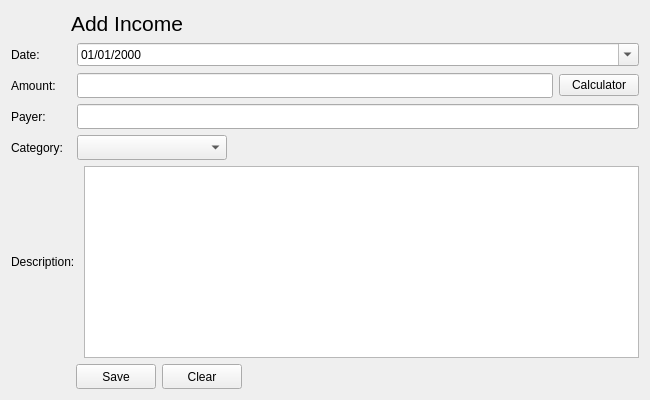
<?xml version="1.0" encoding="UTF-8"?>
<ui version="4.0">
 <class>AddIncome</class>
 <widget class="QWidget" name="AddIncome">
  <property name="geometry">
   <rect>
    <x>0</x>
    <y>0</y>
    <width>650</width>
    <height>400</height>
   </rect>
  </property>
  <property name="windowTitle">
   <string>Form</string>
  </property>
  <layout class="QGridLayout" name="gridLayout">
   <item row="0" column="0">
    <layout class="QHBoxLayout" name="horizontalLayout_3">
     <item>
      <layout class="QGridLayout" name="gridLayout_3">
       <item row="0" column="0">
        <layout class="QHBoxLayout" name="horizontalLayout_9">
         <item>
          <spacer name="horizontalSpacer_3">
           <property name="orientation">
            <enum>Qt::Horizontal</enum>
           </property>
           <property name="sizeType">
            <enum>QSizePolicy::Fixed</enum>
           </property>
           <property name="sizeHint" stdset="0">
            <size>
             <width>60</width>
             <height>25</height>
            </size>
           </property>
          </spacer>
         </item>
         <item>
          <widget class="QLabel" name="lblHeader">
           <property name="font">
            <font>
             <family>Segoe UI</family>
             <pointsize>16</pointsize>
            </font>
           </property>
           <property name="text">
            <string>Add Income</string>
           </property>
          </widget>
         </item>
         <item>
          <spacer name="horizontalSpacer_4">
           <property name="orientation">
            <enum>Qt::Horizontal</enum>
           </property>
           <property name="sizeHint" stdset="0">
            <size>
             <width>40</width>
             <height>20</height>
            </size>
           </property>
          </spacer>
         </item>
        </layout>
       </item>
       <item row="1" column="0">
        <layout class="QHBoxLayout" name="horizontalLayout_4">
         <item>
          <widget class="QLabel" name="lblDate">
           <property name="sizePolicy">
            <sizepolicy hsizetype="Fixed" vsizetype="Fixed">
             <horstretch>0</horstretch>
             <verstretch>0</verstretch>
            </sizepolicy>
           </property>
           <property name="minimumSize">
            <size>
             <width>60</width>
             <height>25</height>
            </size>
           </property>
           <property name="text">
            <string>Date: </string>
           </property>
          </widget>
         </item>
         <item>
          <widget class="QDateEdit" name="txtDate">
           <property name="focusPolicy">
            <enum>Qt::NoFocus</enum>
           </property>
           <property name="buttonSymbols">
            <enum>QAbstractSpinBox::UpDownArrows</enum>
           </property>
           <property name="displayFormat">
            <string>dd/MM/yyyy</string>
           </property>
           <property name="calendarPopup">
            <bool>true</bool>
           </property>
          </widget>
         </item>
        </layout>
       </item>
       <item row="2" column="0">
        <layout class="QHBoxLayout" name="horizontalLayout_5">
         <item>
          <widget class="QLabel" name="lblAmount">
           <property name="minimumSize">
            <size>
             <width>60</width>
             <height>25</height>
            </size>
           </property>
           <property name="text">
            <string>Amount: </string>
           </property>
          </widget>
         </item>
         <item>
          <widget class="QLineEdit" name="txtAmount">
           <property name="minimumSize">
            <size>
             <width>100</width>
             <height>25</height>
            </size>
           </property>
          </widget>
         </item>
         <item>
          <widget class="QPushButton" name="btnOpenCalculator">
           <property name="text">
            <string>Calculator</string>
           </property>
          </widget>
         </item>
        </layout>
       </item>
       <item row="3" column="0">
        <layout class="QHBoxLayout" name="horizontalLayout_6">
         <item>
          <widget class="QLabel" name="lblPayer">
           <property name="minimumSize">
            <size>
             <width>60</width>
             <height>25</height>
            </size>
           </property>
           <property name="text">
            <string>Payer: </string>
           </property>
          </widget>
         </item>
         <item>
          <widget class="QLineEdit" name="txtPayer">
           <property name="minimumSize">
            <size>
             <width>100</width>
             <height>25</height>
            </size>
           </property>
          </widget>
         </item>
        </layout>
       </item>
       <item row="4" column="0">
        <layout class="QHBoxLayout" name="horizontalLayout_7">
         <item>
          <widget class="QLabel" name="lblCategory">
           <property name="minimumSize">
            <size>
             <width>60</width>
             <height>25</height>
            </size>
           </property>
           <property name="text">
            <string>Category: </string>
           </property>
          </widget>
         </item>
         <item>
          <widget class="QComboBox" name="cmbCategory">
           <property name="minimumSize">
            <size>
             <width>150</width>
             <height>25</height>
            </size>
           </property>
           <property name="currentIndex">
            <number>-1</number>
           </property>
          </widget>
         </item>
         <item>
          <spacer name="horizontalSpacer_5">
           <property name="orientation">
            <enum>Qt::Horizontal</enum>
           </property>
           <property name="sizeHint" stdset="0">
            <size>
             <width>40</width>
             <height>20</height>
            </size>
           </property>
          </spacer>
         </item>
        </layout>
       </item>
       <item row="5" column="0">
        <layout class="QHBoxLayout" name="horizontalLayout_10">
         <item>
          <widget class="QLabel" name="lblDescription">
           <property name="minimumSize">
            <size>
             <width>60</width>
             <height>25</height>
            </size>
           </property>
           <property name="text">
            <string>Description: </string>
           </property>
          </widget>
         </item>
         <item>
          <widget class="QTextEdit" name="txtDescription"/>
         </item>
        </layout>
       </item>
       <item row="6" column="0">
        <layout class="QHBoxLayout" name="horizontalLayout_8">
         <item>
          <spacer name="horizontalSpacer">
           <property name="orientation">
            <enum>Qt::Horizontal</enum>
           </property>
           <property name="sizeType">
            <enum>QSizePolicy::Fixed</enum>
           </property>
           <property name="sizeHint" stdset="0">
            <size>
             <width>65</width>
             <height>25</height>
            </size>
           </property>
          </spacer>
         </item>
         <item>
          <widget class="QPushButton" name="btnSave">
           <property name="maximumSize">
            <size>
             <width>100</width>
             <height>30</height>
            </size>
           </property>
           <property name="text">
            <string>Save</string>
           </property>
          </widget>
         </item>
         <item>
          <widget class="QPushButton" name="Cancel">
           <property name="sizePolicy">
            <sizepolicy hsizetype="Minimum" vsizetype="Fixed">
             <horstretch>0</horstretch>
             <verstretch>0</verstretch>
            </sizepolicy>
           </property>
           <property name="minimumSize">
            <size>
             <width>0</width>
             <height>0</height>
            </size>
           </property>
           <property name="maximumSize">
            <size>
             <width>100</width>
             <height>30</height>
            </size>
           </property>
           <property name="text">
            <string>Clear</string>
           </property>
          </widget>
         </item>
         <item>
          <spacer name="horizontalSpacer_2">
           <property name="orientation">
            <enum>Qt::Horizontal</enum>
           </property>
           <property name="sizeType">
            <enum>QSizePolicy::Expanding</enum>
           </property>
           <property name="sizeHint" stdset="0">
            <size>
             <width>309</width>
             <height>20</height>
            </size>
           </property>
          </spacer>
         </item>
        </layout>
       </item>
      </layout>
     </item>
    </layout>
   </item>
  </layout>
 </widget>
 <tabstops>
  <tabstop>txtAmount</tabstop>
  <tabstop>txtPayer</tabstop>
  <tabstop>txtDescription</tabstop>
  <tabstop>btnSave</tabstop>
  <tabstop>Cancel</tabstop>
 </tabstops>
 <resources/>
 <connections/>
</ui>
